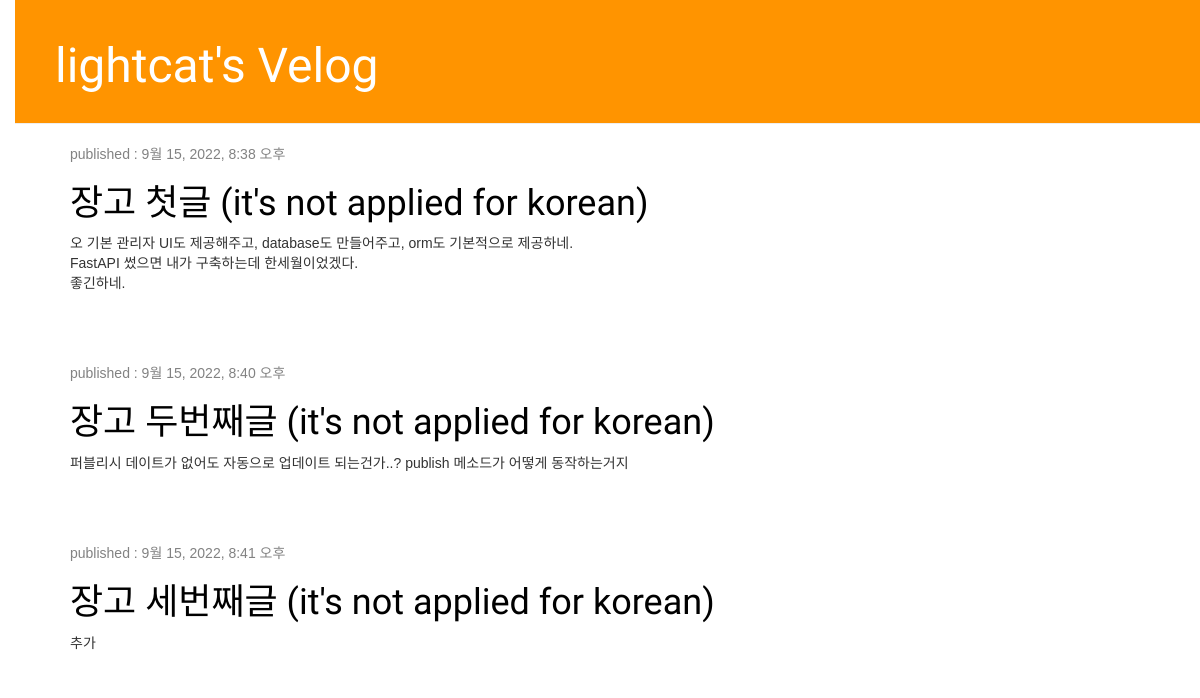
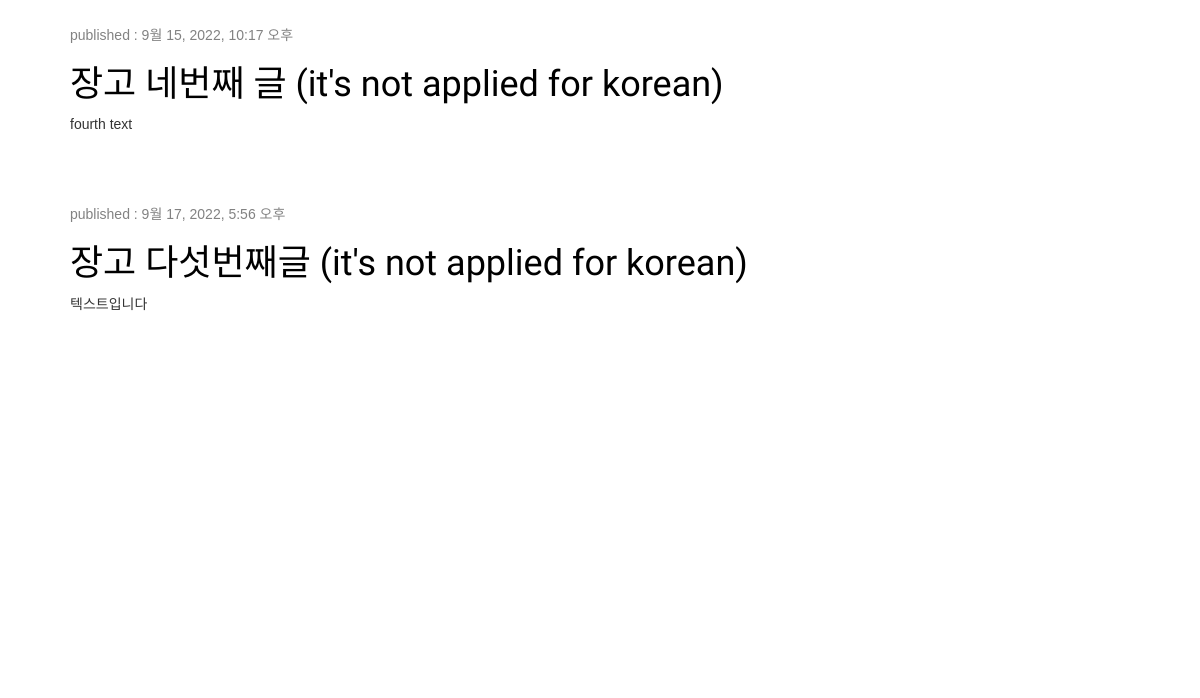
Page /post/ on the earlier database version (2 pictures, top to bottom).
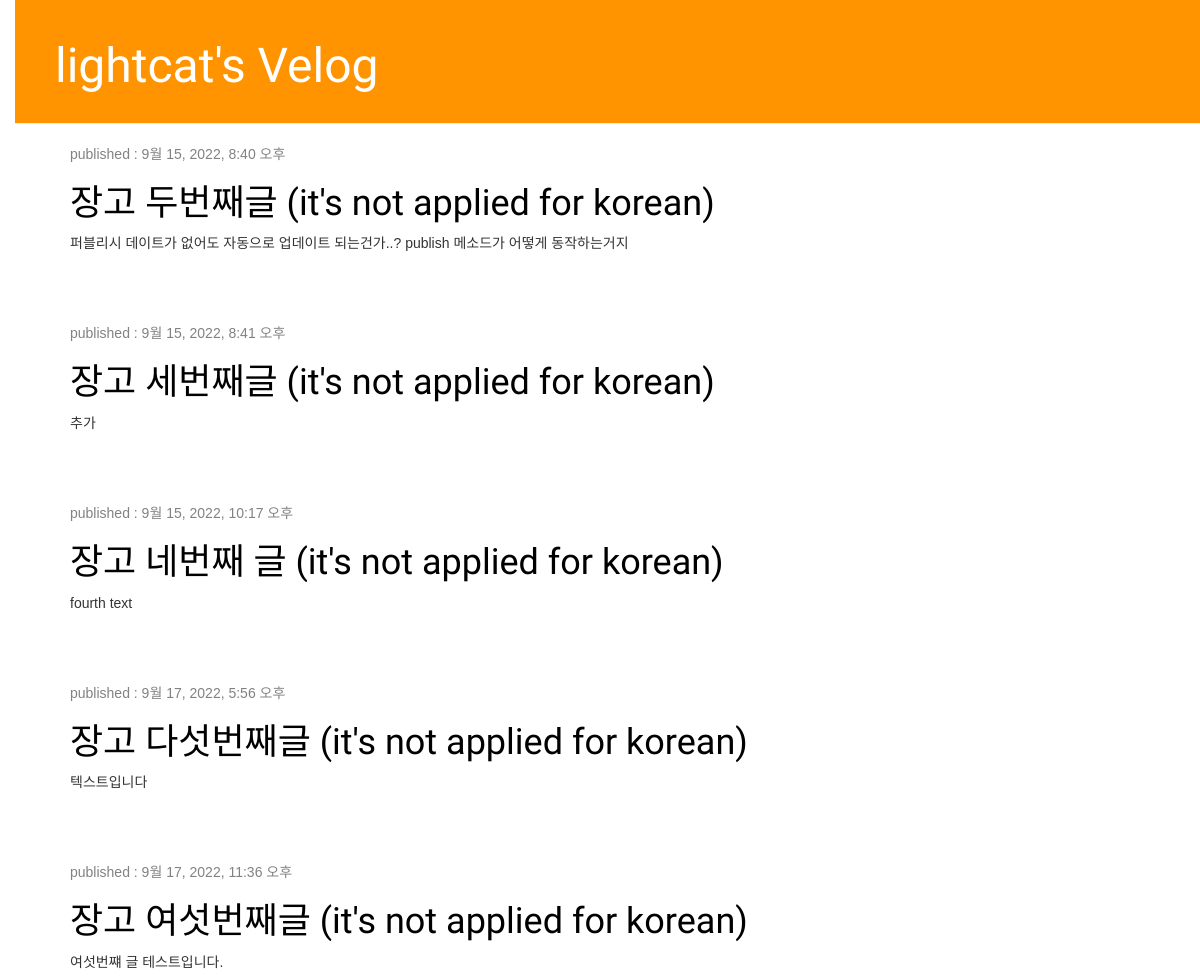
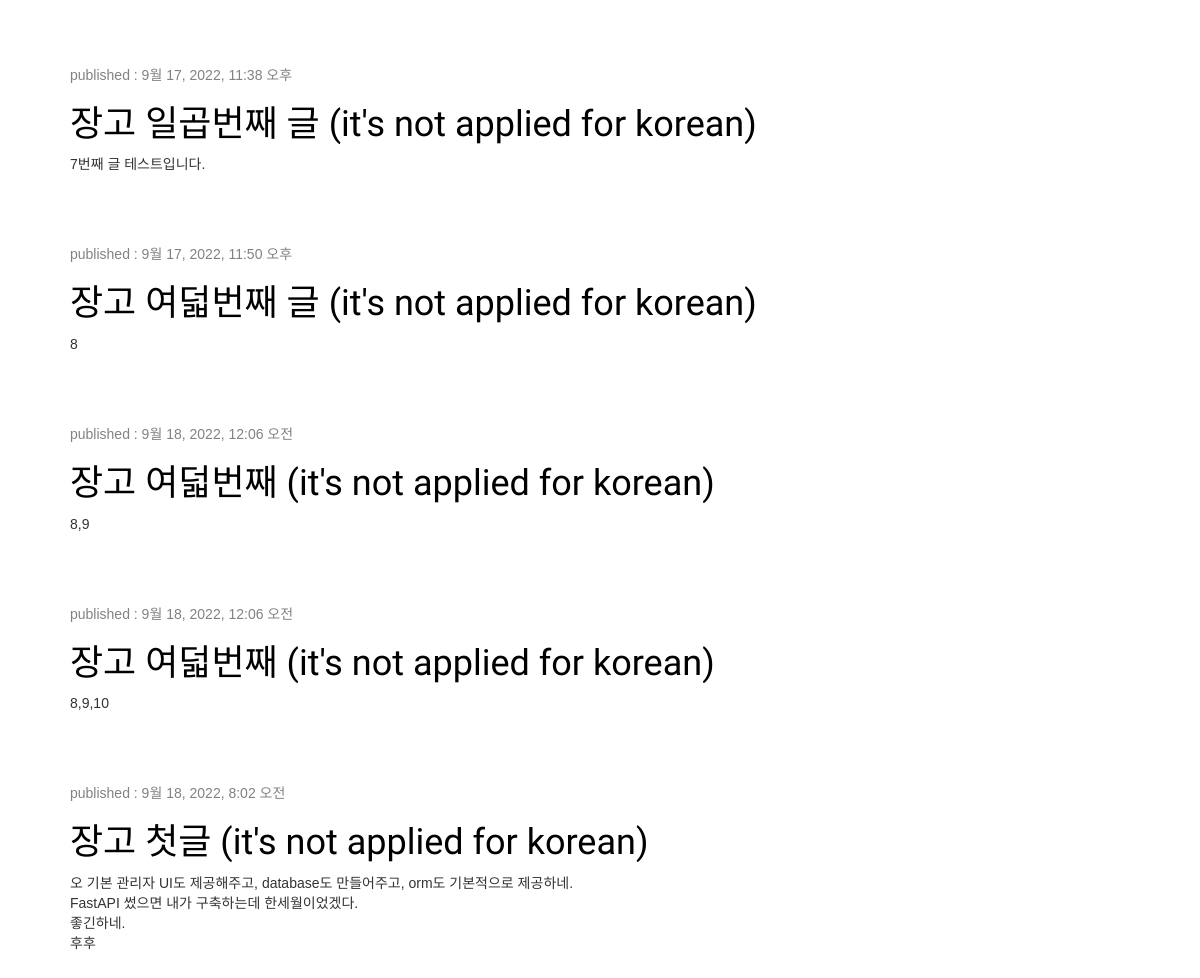
Same page on the later database version (2 pictures, top to bottom).
### blog/models.py (models this page shows, shortened)
class Post(models.Model):
    author = models.ForeignKey(settings.AUTH_USER_MODEL, on_delete=models.CASCADE)
    title = models.CharField(max_length=200)
    text = models.TextField()
    created_date = models.DateTimeField(default=timezone.now)
    published_date = models.DateTimeField(blank=True, null=True)

### blog/views.py (the view)
# urls.py: path('post/', views.post_list, name='post_list'),
def post_list(request):
    posts = Post.objects.filter(published_date__lte=timezone.now()).order_by('published_date')
    return render(request, 'blog/post_list.html', {'posts': posts})

### blog/templates/blog/post_list.html
{% extends 'blog/base.html' %}
{% block content %}
{% for post in posts %}
<div class="post">
    <div class="date">
        <p>published : {{ post.published_date }}</p>
    </div>
    <h1><a href="{% url 'post_detail' pk=post.pk %}">{{ post.title }} (it's not applied for korean)</a></h1>
    <p>{{ post.text|linebreaksbr }}</p>
</div>
{% endfor %}
{% endblock %}

### blog/templates/blog/base.html (shortened to what this page needs)
{% load static %}
<html>
<head>
    <link rel="stylesheet" href="//maxcdn.bootstrapcdn.com/bootstrap/3.2.0/css/bootstrap.min.css">
    <link rel="stylesheet" href="//maxcdn.bootstrapcdn.com/bootstrap/3.2.0/css/bootstrap-theme.min.css">
    <link rel="stylesheet" href="{% static 'css/blog.css' %}">
</head>
<body>
<div class="page-header">
    <h1><a href="/">lightcat's Velog</a></h1>
</div>
<div class="content container">
    <div class="row">
        <div class="col-md-8">
            {% block content %}
            {% endblock %}
        </div>
    </div>
</div>
</body>
</html>

### blog/static/css/blog.css (style rules this page uses)
.page-header { background-color: #ff9400; margin-top: 0; padding: 20px 20px 20px 40px; }
.page-header h1, .page-header h1 a { color: #ffffff; font-size: 36pt; text-decoration: none; }
.content { margin-left: 40px; }
h1, h2, h3, h4 { font-family: 'Lobster', 'Noto Sans KR', sans-serif; }
p { font-family: 'Noto Sans KR', sans-serif; }
.date { color: #828282; }
.post { margin-bottom: 70px; }
.post h1 a, .post h1 a:visited { color: #000000; }
body { padding-left: 15px; }

Differences in the rows shown:
now on this page (row unchanged): Post: published_date "9월 17, 2022, 11:36 오후", title "장고 여섯번째글", text "여섯번쨰 글 테스트입니다."
now on this page (row unchanged): Post: published_date "9월 17, 2022, 11:38 오후", title "장고 일곱번째 글", text "7번째 글 테스트입니다."
added Post: published_date "9월 17, 2022, 11:50 오후", title "장고 여덟번째 글", text "8"
added Post: published_date "9월 18, 2022, 12:06 오전", title "장고 여덟번째", text "8,9"
added Post: published_date "9월 18, 2022, 12:06 오전", title "장고 여덟번째", text "8,9,10"
changed Post "장고 첫글": published_date "9월 15, 2022, 8:38 오후" → "9월 18, 2022, 8:02 오전"; text "오 기본 관리자 UI도 제공해주고, database도 만들어주고, orm도 기본적으로 제공하네. FastAPI 썼으면 내가 구축하는데 한세월이었겠다. 좋긴하네." → "오 기본 관리자 UI도 제공해주고, database도 만들어주고, orm도 기본적으로 제공하네. FastAPI 썼으면 내가 구축하는데 한세월이었겠다. 좋긴하네. 후후"; moves down the list
